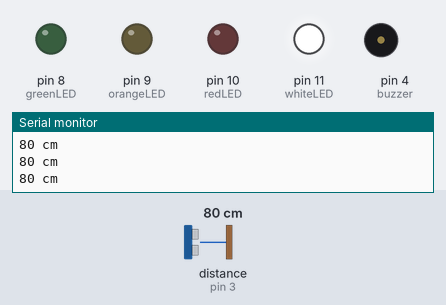
The sketch below on a simulated Arduino Uno, built with avr-gcc and run on an emulated ATmega328P. Shown: output pins drawn as LEDs (lit = HIGH), buzzer (waves = sounding), the last lines printed to the serial monitor. Wiring (inferred from the names in the program): ultrasonic range finder: trigger pin 2; echo pin 3. Inputs (shaded band) come from the test bench; at power-on: distance to the obstacle (sensor on pin 3) 80 cm. The echo pulse lasts 58.3 µs per cm; pins used as bus, display or sensor lines are not drawn.

Above: at 3.2 s.
3.3 s: distance to the obstacle (sensor on pin 3) set to 2 cm
At 5.6 s:
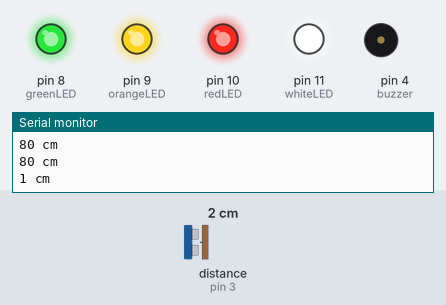
6.3 s: distance to the obstacle (sensor on pin 3) set to 5 cm
9.3 s: distance to the obstacle (sensor on pin 3) set to 8 cm
At 11.6 s:
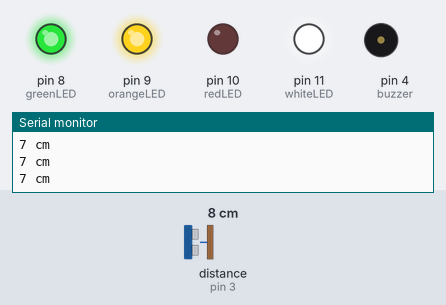
11.9 s: distance to the obstacle (sensor on pin 3) set to 12 cm
At 12.7 s:
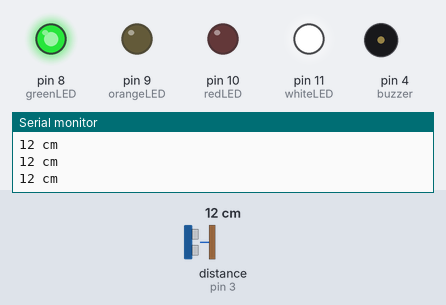
13.7 s: distance to the obstacle (sensor on pin 3) set to 4 cm
At 14.96 s:
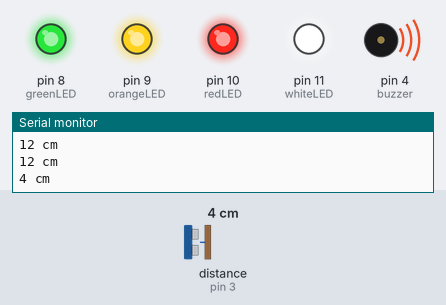
Timing chart, 0 to 17.7 s (numbered marks = the images above; inputs shaded):
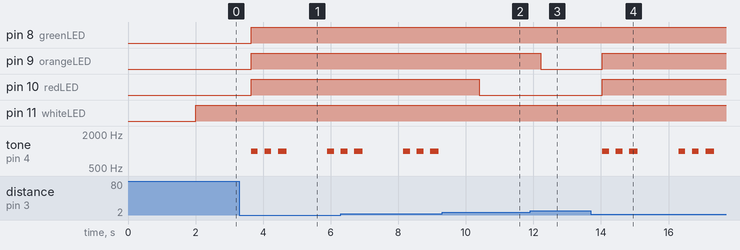

The sketch:

height.ino
```cpp
const int trig_pin  = 2;
const int echo_pin  = 3;
const int buzzer    = 4;
const int greenLED  = 8;
const int orangeLED = 9;
const int redLED    =10;
const int whiteLED  =11;

float duration;
int   distance;

void setup()
{
  Serial.begin(9600);
  Serial.println("Automated Trash - Height Control");

  pinMode (trig_pin, OUTPUT);
  pinMode (echo_pin, INPUT);

  pinMode(whiteLED,  OUTPUT);
  pinMode(greenLED,  OUTPUT);
  pinMode(orangeLED, OUTPUT);
  pinMode(redLED,    OUTPUT);

  delay(2000);
}

void loop()
{
  digitalWrite(whiteLED,  HIGH);

  int height = getDistance();

  Serial.print(height);
  Serial.println(" cm");
  delay(200);
  LEDcontrol(height);

}

void LEDcontrol(int height)
{
  if (height > 0 && height < 6 )  // 75% & above
  {
    digitalWrite(whiteLED,  HIGH);
    digitalWrite(greenLED,  HIGH);
    digitalWrite(orangeLED, HIGH);
    digitalWrite(redLED,    HIGH);
    buzzerTone();

  }

  else if (height < 10)          // 50% - 75%
  {
    digitalWrite(whiteLED,  HIGH);
    digitalWrite(greenLED,  HIGH);
    digitalWrite(orangeLED, HIGH);
    digitalWrite(redLED,    LOW);

  }
  else if (height < 14)         // 25% - 50%
  {
    digitalWrite(whiteLED,  HIGH);
    digitalWrite(greenLED,  HIGH);
    digitalWrite(orangeLED, LOW);
    digitalWrite(redLED,    LOW);
  }
  else                          // 00% - 25%
  {
    digitalWrite(whiteLED,  HIGH);
    digitalWrite(greenLED,  LOW);
    digitalWrite(orangeLED, LOW);
    digitalWrite(redLED,    LOW);

  }
}

float getDistance()
{
  digitalWrite(trig_pin, HIGH);
  delayMicroseconds(1000);
  digitalWrite(trig_pin, LOW);
  duration = pulseIn (echo_pin, HIGH);
  distance = (duration / 2) / 29;
  return distance;
}

void buzzerTone()
{
  tone( buzzer, 1000, 200);
  delay(200);
  noTone(buzzer);
  delay(200);

  tone( buzzer, 1000, 200);
  delay(200);
  noTone(buzzer);
  delay(200);

  tone( buzzer, 1000, 400);
  delay(250);
  noTone(buzzer);
  delay(1000);
}
```

Measured:
- the behaviour switches between 6 and 7 cm on distance to the obstacle (sensor on pin 3) (found by bisection; images 1 and 2)
- the behaviour switches between 10 and 11 cm on distance to the obstacle (sensor on pin 3) (found by bisection; images 2 and 3)
- after the input at 3.3 s, pin 8 (greenLED), pin 9 (orangeLED), pin 10 (redLED): LOW → HIGH after 0.35 s; tone on pin 4 (buzzer): plays 1000 Hz for 0.20 s, 1000 Hz for 0.20 s, 1000 Hz for 0.25 s, 1000 Hz for 0.20 s, 1000 Hz for 0.00 s, starting after 0.35 s
- after the input at 9.3 s, pin 10 (redLED): HIGH → LOW after 1.1 s; tone on pin 4 (buzzer): stops changing and stays silent
- after the input at 11.9 s, pin 9 (orangeLED): HIGH → LOW after 0.32 s
- after the input at 13.7 s, pin 9 (orangeLED), pin 10 (redLED): LOW → HIGH after 0.34 s; tone on pin 4 (buzzer): plays 1000 Hz for 0.20 s, 1000 Hz for 0.20 s, 1000 Hz for 0.25 s, 1000 Hz for 0.20 s, 1000 Hz for 0.20 s, 1000 Hz for 0.25 s, starting after 0.34 s
